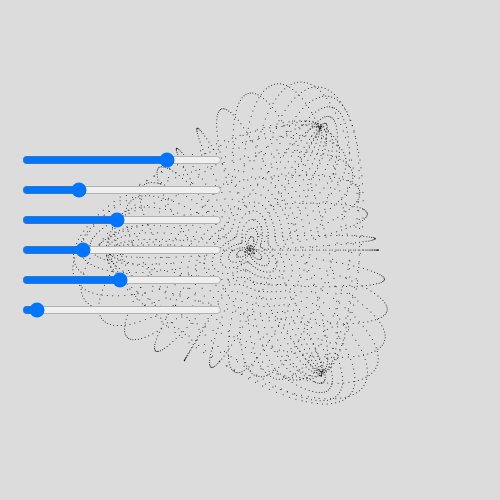
Frame 1 (no input)
Frame 60 (no input): identical to frame 1, image omitted
Frame 120 (the mouse pressed at the canvas centre since frame 60): identical to frame 1, image omitted

The p5.js sketch that drew this single still picture (run headless with seeded random() and noise() and a simulated clock; from frame 60 on, the mouse is pressed at the canvas centre):

// p5.js sketch
// ── sketch.js
"use strict";

const SIZE_CANVAS = window.innerHeight / 2;
const CURSORS_MARGIN = 30;
const Y_OFFSET = 120;
var slider1, slider2, slider3, slider4, slider5, sliderZoom;

function setup() {
    createCanvas(SIZE_CANVAS, SIZE_CANVAS);
    textSize(15);
    noStroke();
    slider1 = createSlider(1, 40, 30);
    slider1.position(20, Y_OFFSET + CURSORS_MARGIN);
    slider1.style('width', '200px');

    slider2 = createSlider(1, 300, 80);
    slider2.position(20, Y_OFFSET + CURSORS_MARGIN * 2);
    slider2.style('width', '200px');

    sliderZoom = createSlider(10, 200, 100);
    sliderZoom.position(20, Y_OFFSET + CURSORS_MARGIN * 3);
    sliderZoom.style('width', '200px');

    slider3 = createSlider(2, 100, 30);
    slider3.position(20, Y_OFFSET + CURSORS_MARGIN * 4);
    slider3.style('width', '200px');

    slider4 = createSlider(1, 60, 30);
    slider4.position(20, Y_OFFSET + CURSORS_MARGIN * 5);
    slider4.style('width', '200px');


    slider5 = createSlider(0.1, 1000, 40);
    slider5.position(20, Y_OFFSET + CURSORS_MARGIN * 6);
    slider5.style('width', '200px');

}

function draw() {
    background(220);
    stroke("#000");
    var p3 = Math.PI / (slider1.value() / 10);
    var p6 = Math.PI / (slider2.value() / 10);
    var p8 = p6;
    var p;
    var d;
    var e;
    var b;
    var a;
    var c2;
    var c3;
    var x1;
    var z1;
    var tc;
    var ts;
    var sa;
    var ca;
    var cm;
    var sm;
    var x;
    var y;
    var z;

    var currentPointX = SIZE_CANVAS / 2;
    var currentPointY = SIZE_CANVAS / 2;
    for (var mu = 0; mu < 3.141; mu += 0.1) {
        // p++;
        d = sliderZoom.value() + 4.794 * Math.sin(6 * mu - p3);
        e = 6.732 * Math.sin(slider3.value() / 10 * mu - p6);
        a = d + e;
        b = d - e;
        sa = Math.sin(p8 * Math.sin(slider4.value() / 10 * mu));
        ca = Math.sin(p8 * Math.sin(slider4.value() / 10 * mu));
        c2 = Math.sqrt(a * a + b * b);
        c3 = (slider5.value() / 10 * d * e) / c2;
        cm = Math.cos(mu);
        sm = Math.sin(mu);
        for (var te = 0; te < 6.288; te += 0.06) {
            tc = a * Math.cos(te);
            ts = b * Math.sin(te);
            x1 = c3 + tc - ts;
            z1 = c2 + tc + ts;
            //Voici les coordonnées
            x = x1 * cm - z1 * sa * sm;
            y = x1 * sm + z1 * sa * cm;
            z = z1 * ca
            // point(SIZE_CANVAS/2 + x, SIZE_CANVAS/2 + y);
            point(currentPointX, currentPointY, SIZE_CANVAS / 2 + x, SIZE_CANVAS / 2 + y);
            stroke(10);
            currentPointX = SIZE_CANVAS / 2 + x;
            currentPointY = SIZE_CANVAS / 2 + y;
        }
    }
    // noLoop();
}

// for (var x= 0 + offset - start; x<SIZE_CANVAS + offset; x++ ){
//   for (var y= 0 + offset - start; y<SIZE_CANVAS + offset; y++ ){
//     if((Math.round(Math.sqrt(x*x*10 + y*y*10)) % 2) === 0) {
//         stroke("#F00");
//     } else stroke("#00F");
//     point(x-offset, y-offset);
//   }
// }
